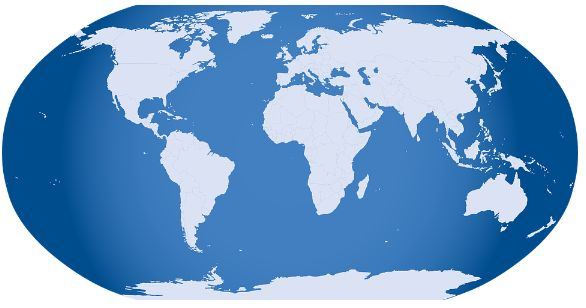
#> input picture images/globe.jpg, 586 x 308 px
$ python exercise17-image-contour.py
#> lines starting #> are read from the running program, lines starting #| are printed output that depends on the picture; after the words box and inside, x2 and y2 are one past the last pixel; in counts of white or black regions, pixels touching at a corner belong together
import cv2 as cv
import numpy as np

# Contour
# a line or an edge that connects points that have a same value.

def contour():
  img = cv.imread('images/globe.jpg')
#> img is the input picture: shape (308, 586, 3); mean B, G, R 204.3, 163.2, 123.2
  imgray = cv.cvtColor(img, cv.COLOR_BGR2GRAY)
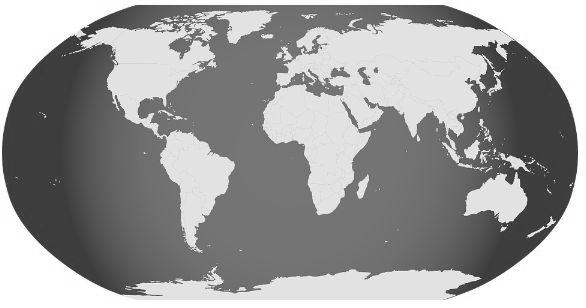
#> imgray: shape (308, 586); min 37, max 255, mean 155.9

  ret, thr = cv.threshold(imgray, 127, 255, 0)
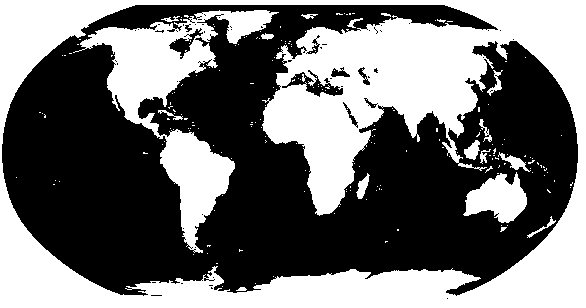
#> thr: shape (308, 586); 44.1% white; 202 white regions (184 under 20 px)
  contours, _ = cv.findContours(thr, cv.RETR_TREE, cv.CHAIN_APPROX_SIMPLE)
#> contours = 335 contours, 304 with area under 20; largest, box (x1, y1, x2, y2) and area: (0, 0, 586, 308) 179595, (1, 4, 579, 297) 117839, (73, 10, 279, 253) 12655, (463, 172, 527, 223) 1870, (281, 69, 344, 98) 672

  cv.drawContours(img, contours, -1, (0, 0, 255), 1)
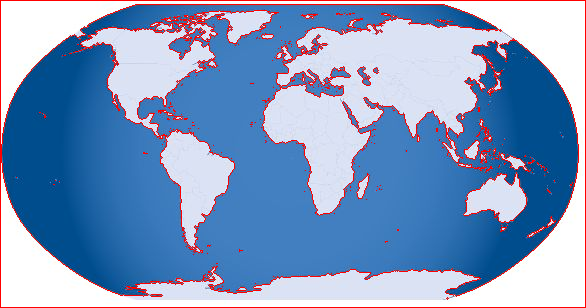
#> img: shape (308, 586, 3); 4.66% of pixels changed, all inside (x1, y1, x2, y2) = (0, 0, 586, 308)
  cv.imshow('thresh', thr)
  cv.imshow('contour', img)

  cv.waitKey(0)
  cv.destroyAllWindows()

contour()
